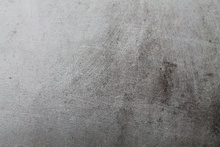
%> input picture Assignment1/concrete.jpg, 220 x 147 px, shrunk from 512 x 342 before the run
$ octave Lab1Assignment.m   (GNU Octave 9; MATLAB toolbox functions it lacks are replaced by stand-ins)
%> lines starting %> are read from the running program, lines starting %| are printed output that depends on the picture
%% Lab Assignment 1 - 12578833
%% Initialise and load the environment and safety features
% Clear and close all previous and current figures, variables, and the
% command window
close all
clear all
clc
clf

hold on

% Plot the concrete floor and wall surfaces
surf([-4,-4;4,4],[-4,4;-4,4],[-1.49,-1.49;-1.49,-1.49],'CData',...
    imread('concrete.jpg'),'FaceColor','texturemap');

surf([-3.9,-3.9;3.9,3.9],[-3.9,-3.9;-3.9,-3.9],[-1.49,1.49;-1.49,1.49],...
    'CData',imread('wall.jpeg'),'FaceColor','texturemap');
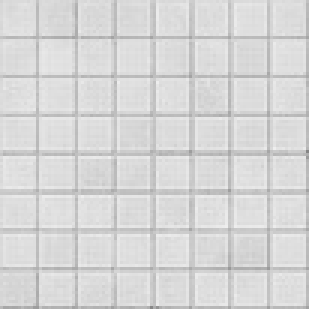
%> input picture Assignment1/wall.jpeg, 103 x 103 px, shrunk from 240 x 240 before the run (shown 3 times larger)

surf([-3.9,-3.9;-3.9,-3.9],[-3.9,-3.9;3.9,3.9],[-1.49,1.49;-1.49,1.49],...
    'CData',imread('wall.jpeg'),'FaceColor','texturemap');
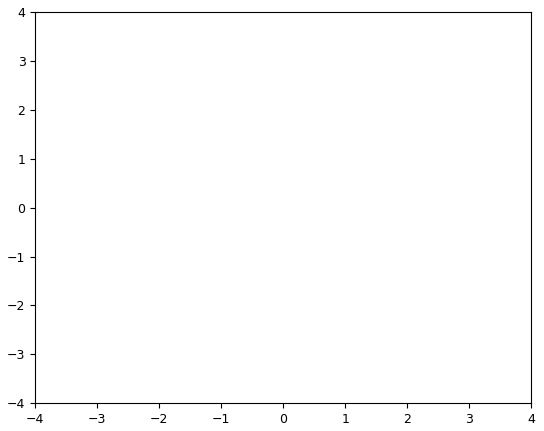
%> figure redrawn from the program's plot data

% Read vertex and function data of table ply file and plot with trisurf with
% added tablePosition offset
%> (the run ends here)
